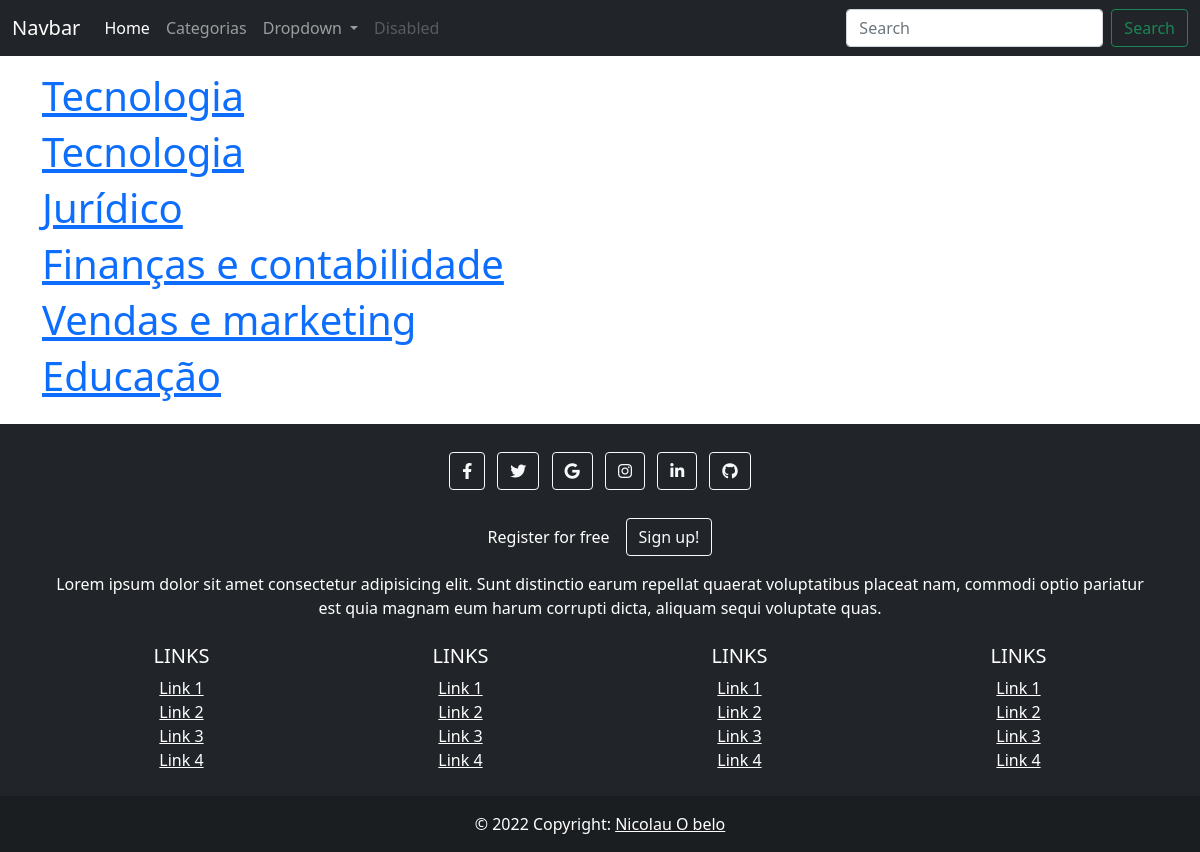
Page /categorias/ on the committed database.
### anuncio/models.py (models this page shows, shortened)
class Anuncio(models.Model):
    tipo_de_oferta = models.CharField('Oferta',max_length=15, choices=oferta)
    vaga = models.CharField('Vagas', max_length=100)
    categorias = models.CharField('Tipo da Vaga', max_length=50, choices=Tipos_de_vagas, default=' ')
    slug = models.SlugField('Slug', max_length=300, unique=True, blank=True, null=True)
    data_anuncio = models.DateTimeField('Data do anúncio', auto_now_add=True)
    descricao = models.TextField('Descrição')
    class Meta:
        verbose_name = 'Anúncios'
        verbose_name_plural = 'Anúncios'

### anuncio/views.py (the view)
# urls.py: path('categorias/', views.Categorias.as_view(), name='categorias'),
class Categorias(ListView):
    queryset = models.Anuncio.objects.all()
    context_object_name = 'categorias'
    template_name = 'categorias.html'

### anuncio/templates/categorias.html
{% extends 'base.html' %}
{% block conteudo %}
    {% for categoria in categorias %}
        <h1>
            <a href="{{ categoria.categorias }}">{{ categoria.categorias }}</a>
        </h1>
    {% endfor %}
{% endblock %}

### rows in the picture
Anuncio: categorias "Tecnologia"
Anuncio: categorias "Tecnologia"
Anuncio: categorias "Jurídico"
Anuncio: categorias "Finanças e contabilidade"
Anuncio: categorias "Vendas e marketing"
Anuncio: categorias "Educação"
